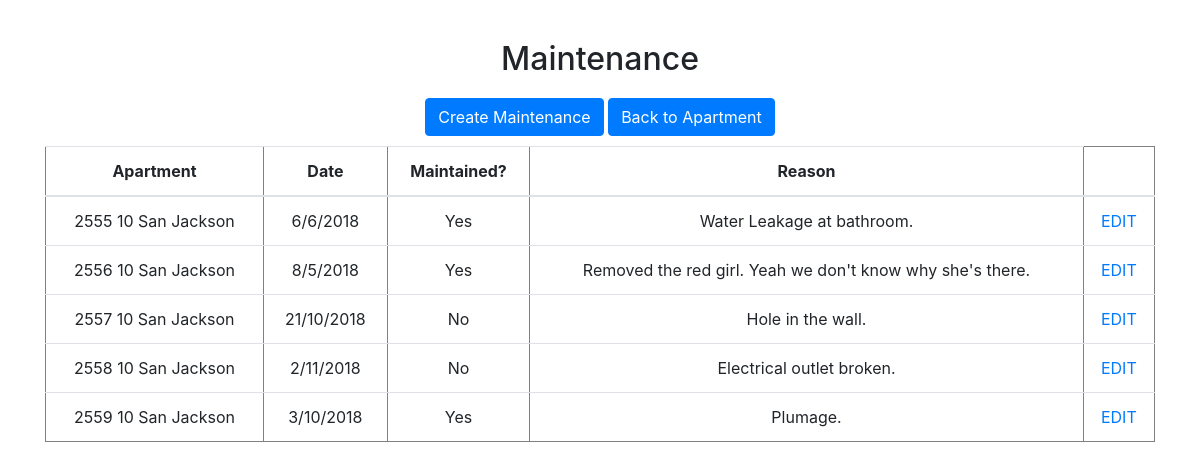
The app's page /Maintenance_v2.php with its own data.
### tables this page shows
CREATE TABLE `Maintainance` (
  `Maintenance_ID` mediumint(8) unsigned NOT NULL auto_increment,
  `Maintenance_Day` int unsigned default 1,
  `Maintenance_Month` int unsigned default 1,
  `Maintenance_Year` int unsigned default 2000,
  `Maintenance_Reason` text(30) default NULL,
  `Maintenance_Maintained` bit default 0  ,
  
  PRIMARY KEY (`Maintenance_ID`)
) AUTO_INCREMENT=1;

CREATE TABLE `Apartment` (
  `Apartment_ID` mediumint(8) unsigned NOT NULL auto_increment,
  `Apartment_Street` text(30) default NULL,
  `Apartment_Number` mediumint(8) unsigned default NULL,
  `Apartment_StreetNumber` mediumint(8) unsigned default 1000,
  `Apartment_City` text(30) default NULL,
  `Apartment_State` text(30) default NULL,
  `Apartment_County` text(30) default NULL,
  `Apartment_ApartmentPrice` decimal(65,2) default NULL,
  `Apartment_Occupied` bit default 0  ,

  PRIMARY KEY (`Apartment_ID`)
) AUTO_INCREMENT=1;

### Maintenance_v2.php (the view, shortened to what this page needs)
<!DOCTYPE html>
<html>
	<head>
		<link rel="stylesheet" href="https://maxcdn.bootstrapcdn.com/bootstrap/4.0.0/css/bootstrap.min.css">
	</head>
		<body>
			<h2 style="margin-bottom:15px;">Maintenance</h2>
			<div class="container linkbutton">
				<a class="btn btn-primary" href="createmaintenance.php" >Create Maintenance</a>
				<a class="btn btn-primary" href="apartment.php" >Back to Apartment</a>
			</div>
			<?php
				$servername = "localhost";
				$username = "root";
				$password = "";
				$dbname = "landlord";
				$conn = new mysqli($servername, $username, $password, $dbname);
			?>
			<div class="container">
				<div class="form-group">
				  	<table class= "table" border='1'>
				  		<thread>
							<tr>
								<th scope= "col">Apartment</th>
								<th scope= "col">Date</th>
								<th scope= "col">Maintained?</th>
								<th scope= "col">Reason</th>
							</tr>
						</thread>
						<tbody>
							<?php
								$sql = "SELECT M.Maintenance_ID, M.Maintenance_Day, M.Maintenance_Month, M.Maintenance_Year,M.Maintenance_Reason,M.Maintenance_Maintained, A.Apartment_ID, A.Apartment_Street, A.Apartment_Number, A.Apartment_StreetNumber, AM.AM_A, AM.AM_M FROM Maintainance as M, Apartment as A, Apar_Main as AM";
								$result = $conn->query($sql);
								if ($result->num_rows > 0)
								{
								   while($row = $result->fetch_assoc())
									{
										if (($row['Apartment_ID'] == $row['AM_A']) && ($row['Maintenance_ID'] == $row['AM_M']))
									    {
											echo "<tr>";
											echo "<td>" . $row['Apartment_Number'] . " " . $row['Apartment_StreetNumber'] . " " . $row['Apartment_Street'] . "</td>";
									        echo "<td>" . $row["Maintenance_Month"]. "/" . $row["Maintenance_Day"]. "/" . $row["Maintenance_Year"] . "</td>";
											if ($row["Maintenance_Maintained"] == 1)
											{
												echo "<td> Yes </td>";
											}
											else
											{
												echo "<td> No </td>";
											}
											echo "<td>" . $row["Maintenance_Reason"]. "</td>";
											echo '<td><a href="maintenanceedit.php?mid='. $row['Maintenance_ID']. '">EDIT</a></td>';
											echo "</tr>";
										}
								    }
								}
								else
								{
								    echo "0 results<br>------------------------------------------------<br>";
								}
								echo "</div></div></div>";
							?>
		</body>
</html>

### Maintenance_v2.php (style rules this page uses)
body { margin-top:40px; text-align: center; }
.container { padding-top: 5px; padding-bottom: 5px; }
.linkbutton { padding-top: 5px; padding-bottom: 5px; padding-left: 5px; padding-right: 5px; }

### records on screen
maintainance: apartment.Apartment_Number "2555", apartment.Apartment_StreetNumber "10", apartment.Apartment_Street "San Jackson", Maintenance_Month "6", Maintenance_Day "6", Maintenance_Year "2018", Maintenance_Maintained "Yes", Maintenance_Reason "Water Leakage at bathroom."
maintainance: apartment.Apartment_Number "2556", apartment.Apartment_StreetNumber "10", apartment.Apartment_Street "San Jackson", Maintenance_Month "8", Maintenance_Day "5", Maintenance_Year "2018", Maintenance_Maintained "Yes", Maintenance_Reason "Removed the red girl. Yeah we don't know why she's there."
maintainance: apartment.Apartment_Number "2557", apartment.Apartment_StreetNumber "10", apartment.Apartment_Street "San Jackson", Maintenance_Month "21", Maintenance_Day "10", Maintenance_Year "2018", Maintenance_Maintained "No", Maintenance_Reason "Hole in the wall."
maintainance: apartment.Apartment_Number "2558", apartment.Apartment_StreetNumber "10", apartment.Apartment_Street "San Jackson", Maintenance_Month "2", Maintenance_Day "11", Maintenance_Year "2018", Maintenance_Maintained "No", Maintenance_Reason "Electrical outlet broken."
maintainance: apartment.Apartment_Number "2559", apartment.Apartment_StreetNumber "10", apartment.Apartment_Street "San Jackson", Maintenance_Month "3", Maintenance_Day "10", Maintenance_Year "2018", Maintenance_Maintained "Yes", Maintenance_Reason "Plumage."
